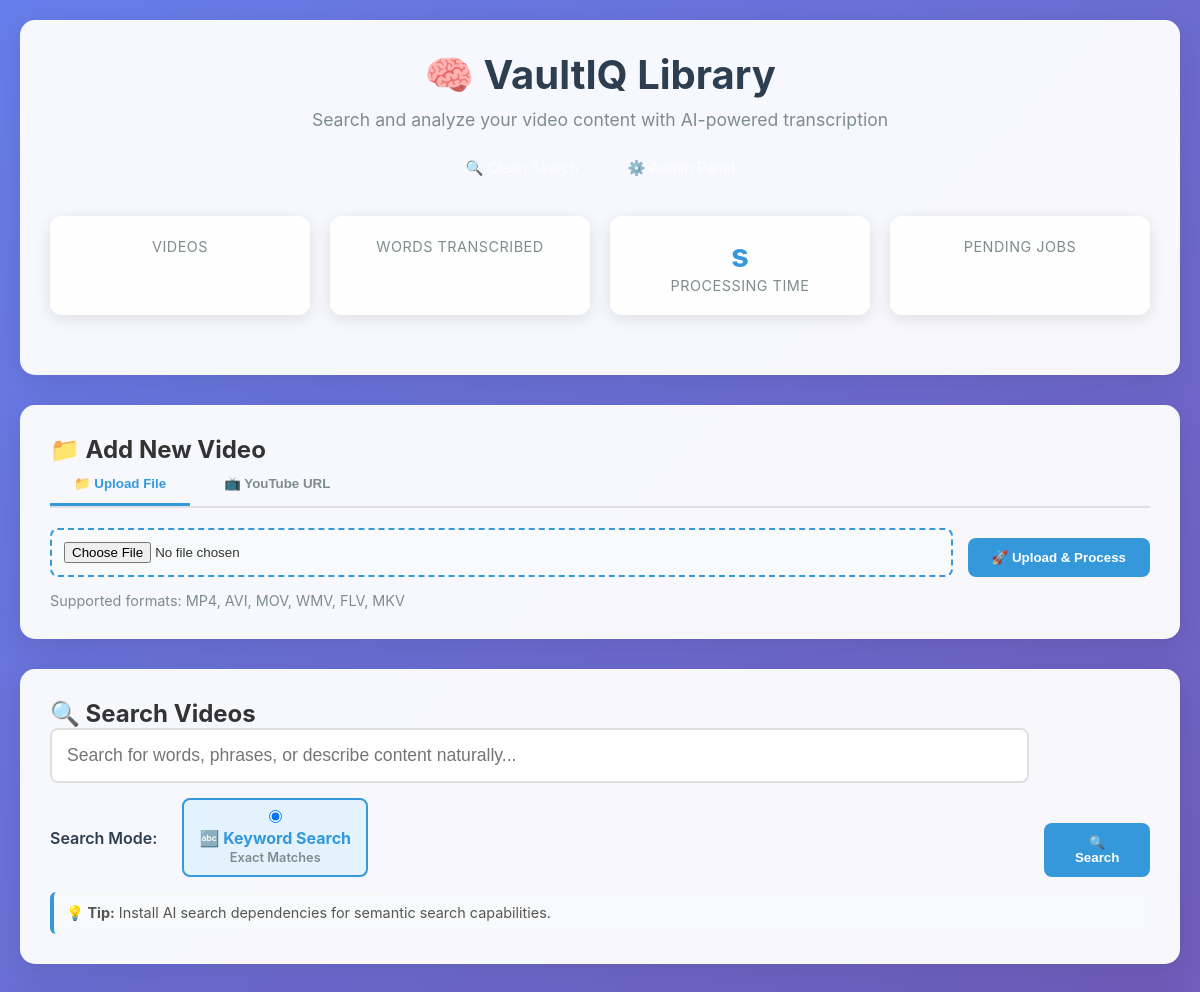
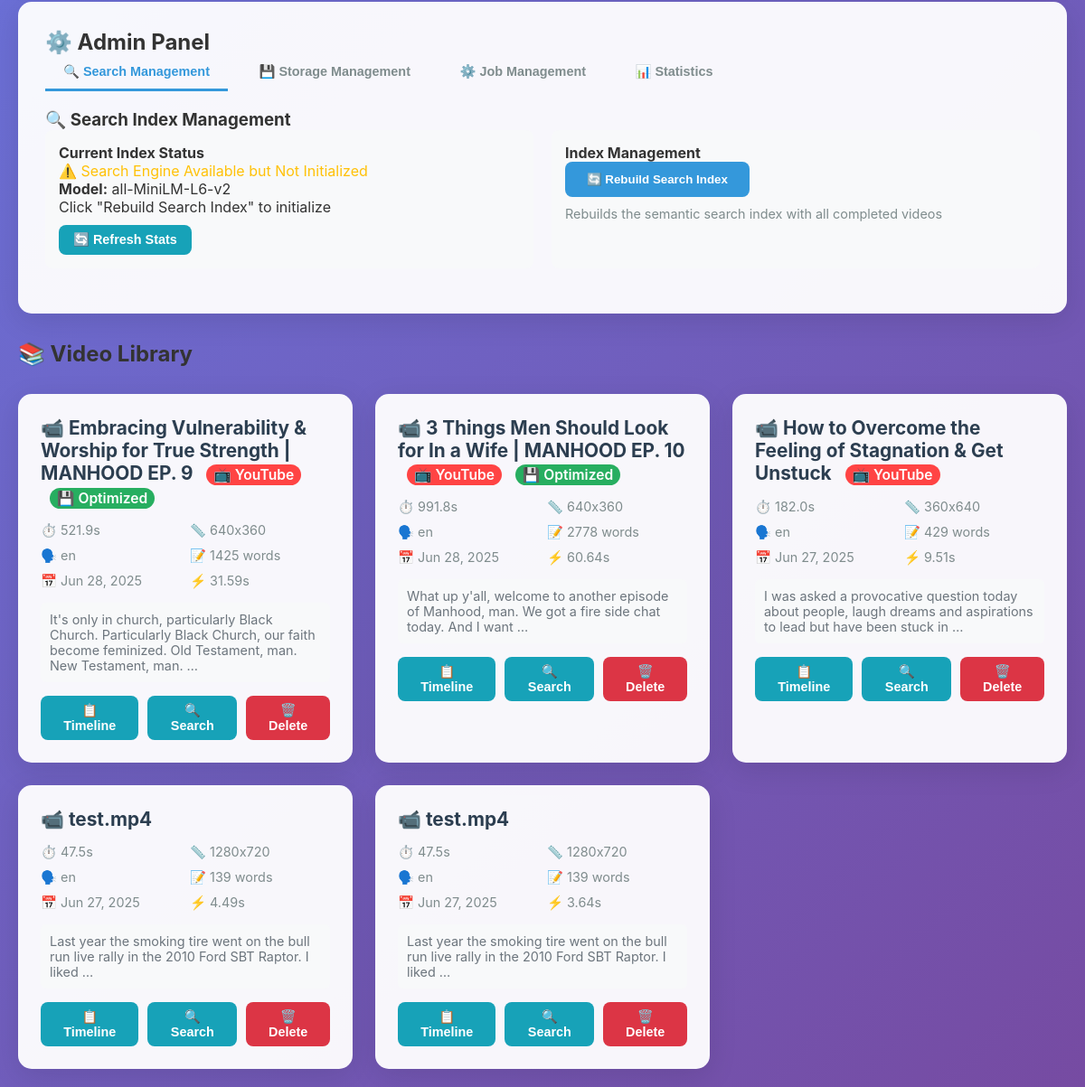
The app's page /library/ (signed in) with its own data (2 pictures, top to bottom).
### video_processor/models.py (models this page shows, shortened)
class VideoJob(models.Model):
    job_id = models.UUIDField(primary_key=True, default=uuid.uuid4, editable=False)
    user = models.ForeignKey(User, on_delete=models.CASCADE, default=1)
    video_path = models.CharField(max_length=500, help_text="Path to the video file")
    video_name = models.CharField(max_length=255, help_text="Original video filename")
    youtube_url = models.URLField(null=True, blank=True, help_text="Original YouTube URL if this was a YouTube video")
    file_size_bytes = models.BigIntegerField(null=True, blank=True)
    status = models.CharField(
        max_length=20,
        choices=JobStatus.choices,
        default=JobStatus.PENDING
    )
    created_at = models.DateTimeField(auto_now_add=True)
    updated_at = models.DateTimeField(auto_now=True)
    started_at = models.DateTimeField(null=True, blank=True)
    completed_at = models.DateTimeField(null=True, blank=True)
    processing_time = models.FloatField(null=True, blank=True, help_text="Processing time in seconds")
    error_message = models.TextField(null=True, blank=True)
    metadata = models.JSONField(null=True, blank=True, help_text="Video metadata")
    transcription = models.JSONField(null=True, blank=True, help_text="Transcription results")
    processing_errors = models.JSONField(default=list, blank=True)
    title = models.CharField(max_length=200, blank=True)
    transcript = models.TextField(blank=True)
    class Meta:
        ordering = ['-created_at']
        indexes = [
            models.Index(fields=['user', 'status']),
            models.Index(fields=['user', 'created_at']),
        ]
    @property
    def duration_seconds(self):
        if self.metadata and 'duration_seconds' in self.metadata:
            return self.metadata['duration_seconds']
        return 0
    @property
    def resolution(self):
        if self.metadata:
            width = self.metadata.get('width_pixels', 0)
            height = self.metadata.get('height_pixels', 0)
            return f"{width}x{height}"
        return "Unknown"
    @property
    def transcription_text(self):
        if self.transcription and 'text' in self.transcription:
            return self.transcription['text']
        return ""
    @property
    def word_count(self):
        if self.transcription and 'word_count' in self.transcription:
            return self.transcription['word_count']
        return 0
    @property
    def language(self):
        if self.transcription and 'language' in self.transcription:
            return self.transcription['language']
        return "unknown"
    def is_youtube_video(self):
        if self.youtube_url:
            return True
        video_path = str(self.video_path).lower()
        youtube_patterns = [
            'youtube',
            'youtu.be',
            'yt_dlp',
        ]
        for pattern in youtube_patterns:
            if pattern in video_path:
                return True
        import re
        filename = Path(self.video_path).name
        youtube_id_pattern = r'[a-zA-Z0-9_-]{11}'
        if re.search(youtube_id_pattern, filename):
            if any(pattern in filename.lower() for pattern in ['[', ']', '_', 'youtube']):
                return True
        return False

### video_processor/views.py (the view)
# urls.py: path('library/', views.VideoLibraryView.as_view(), name='library'),
@method_decorator(login_required, name='dispatch')
class VideoLibraryView(LoginRequiredMixin, ListView):
    model = VideoJob
    template_name = 'video_processor/library.html'
    context_object_name = 'videos'
    login_url = reverse_lazy('login')
    def get_queryset(self):
        return VideoJob.objects.filter(user=self.request.user)
    def get_context_data(self, **kwargs):
        context = super().get_context_data(**kwargs)
        user_videos = self.get_queryset()
        context.update({
            'video_count': user_videos.count(),
            'completed_count': user_videos.filter(status='completed').count(),
            'processing_count': user_videos.filter(status='processing').count(),
            'failed_count': user_videos.filter(status='failed').count(),
        })
        return context

### video_processor/templates/video_processor/library.html (shortened to what this page needs)
<!DOCTYPE html>
<html lang="en">
<head>
    {% load static %}
</head>
<body>
    <div class="container">
        <div class="header">
            <h1>🧠 VaultIQ Library</h1>
            <p>Search and analyze your video content with AI-powered transcription</p>
            <div style="margin: 20px 0; display: flex; justify-content: center; gap: 15px; flex-wrap: wrap;">
                <a href="/" style="color: rgba(255,255,255,0.9); text-decoration: none; font-size: 0.9rem; padding: 8px 16px; border: 1px solid rgba(255,255,255,0.3); border-radius: 20px; transition: all 0.3s ease; background: rgba(255,255,255,0.1);" onmouseover="this.style.background='rgba(255,255,255,0.2)'" onmouseout="this.style.background='rgba(255,255,255,0.1)'">🔍 Clean Search</a>
                <a href="/admin/" style="color: rgba(255,255,255,0.9); text-decoration: none; font-size: 0.9rem; padding: 8px 16px; border: 1px solid rgba(255,255,255,0.3); border-radius: 20px; transition: all 0.3s ease; background: rgba(255,255,255,0.1);" onmouseover="this.style.background='rgba(255,255,255,0.2)'" onmouseout="this.style.background='rgba(255,255,255,0.1)'">⚙️ Admin Panel</a>
            </div>
            <div class="stats">
                <div class="stat-card">
                    <span class="stat-label">Videos</span>
                </div>
                <div class="stat-card">
                    <span class="stat-label">Words Transcribed</span>
                </div>
                <div class="stat-card">
                    <span class="stat-number">{{ stats.total_processing_time|floatformat:1 }}s</span>
                    <span class="stat-label">Processing Time</span>
                </div>
                <div class="stat-card">
                    <span class="stat-label">Pending Jobs</span>
                </div>
            </div>
        </div>
        <div class="upload-section">
            <h2>📁 Add New Video</h2>
            <div style="display: flex; margin-bottom: 20px; border-bottom: 2px solid #e0e0e0;">
                <button id="fileTab" class="tab-button active" onclick="showTab('file')">
                    📁 Upload File
                </button>
                <button id="youtubeTab" class="tab-button" onclick="showTab('youtube')">
                    📺 YouTube URL
                </button>
            </div>
            <div id="fileUpload" class="tab-content active">
                <form method="post" action="{% url 'upload_video' %}" enctype="multipart/form-data" class="upload-form">
                    <div class="file-input-wrapper">
                        <input type="file" name="video" accept="video/*" class="file-input"
                               placeholder="Choose video file...">
                    </div>
                    <button type="submit" class="btn btn-primary">
                        🚀 Upload & Process
                    </button>
                </form>
                <p style="margin-top: 15px; color: #7f8c8d; font-size: 0.9em;">
                    Supported formats: MP4, AVI, MOV, WMV, FLV, MKV
                </p>
            </div>
        </div>
        <div class="search-section">
            <h2>🔍 Search Videos</h2>
            <form method="post" action="{% url 'search_videos' %}" class="search-form">
                <div class="search-controls">
                    <input type="text" name="query" placeholder="Search for words, phrases, or describe content naturally..." class="search-input" value="{{ query|default:'' }}">
                    <div class="search-mode-controls">
                        <label>Search Mode:</label>
                        <div class="radio-group">
                            <label class="radio-option">
                                <input type="radio" name="search_mode" value="keyword" {% if search_mode == 'keyword' or not semantic_available %}checked{% endif %}>
                                <span>🔤 Keyword Search</span>
                                <small>Exact Matches</small>
                            </label>
                        </div>
                    </div>
                </div>
                <button type="submit" class="btn btn-primary">
                    {% if semantic_available %}
                        🚀 Search
                    {% else %}
                        🔍 Search
                    {% endif %}
                </button>
            </form>
            {% if semantic_available %}
                <div class="search-help">
                    <strong>🧠 AI Search Examples:</strong>
                    "videos about relationships", "cooking techniques", "financial advice", "funny moments"
                </div>
            {% else %}
                <div class="search-help">
                    <strong>💡 Tip:</strong> Install AI search dependencies for semantic search capabilities.
                </div>
            {% endif %}
        </div>
        <div class="admin-section" style="background: rgba(255, 255, 255, 0.95); border-radius: 15px; padding: 30px; margin-bottom: 30px; box-shadow: 0 8px 32px rgba(0, 0, 0, 0.1);">
            <h2>⚙️ Admin Panel</h2>
            <div style="margin-bottom: 20px;">
                <button class="tab-button admin-tab-button active" onclick="showAdminTab('search-management')">
                    🔍 Search Management
                </button>
                <button class="tab-button admin-tab-button" onclick="showAdminTab('storage-management')">
                    💾 Storage Management
                </button>
                <button class="tab-button admin-tab-button" onclick="showAdminTab('job-management')">
                    ⚙️ Job Management
                </button>
                <button class="tab-button admin-tab-button" onclick="showAdminTab('statistics')">
                    📊 Statistics
                </button>
            </div>
            <div id="admin-search-management" class="admin-tab-content active">
                <h3>🔍 Search Index Management</h3>
                <div style="display: grid; grid-template-columns: 1fr 1fr; gap: 20px; margin-bottom: 20px;">
                    <div style="padding: 15px; background: #f8f9fa; border-radius: 8px;">
                        <h4>Current Index Status</h4>
                        <div id="search-stats-display">Loading...</div>
                        <button class="btn btn-info btn-small" onclick="refreshSearchStats()" style="margin-top: 10px;">
                            🔄 Refresh Stats
                        </button>
                    </div>
                    <div style="padding: 15px; background: #f8f9fa; border-radius: 8px;">
                        <h4>Index Management</h4>
                        <button class="btn btn-primary" onclick="rebuildSearchIndex()" style="margin-bottom: 10px;">
                            🔄 Rebuild Search Index
                        </button>
                        <p style="color: #7f8c8d; font-size: 0.9em; margin: 0;">
                            Rebuilds the semantic search index with all completed videos
                        </p>
                    </div>
                </div>
            </div>
        </div>
        <div class="video-library">
            <h2>📚 Video Library</h2>
            {% if videos %}
                <div class="video-grid">
                    {% for video in videos %}
                        <div class="video-card">
                            <div class="video-title">
                                📹 {{ video.video_name }}
                                {% if video.is_youtube_video %}
                                    <span class="youtube-badge">📺 YouTube</span>
                                {% endif %}
                                {% if "[CLEANED_UP]" in video.video_path %}
                                    <span class="storage-badge">💾 Optimized</span>
                                {% endif %}
                            </div>
                            <div class="video-meta">
                                <span>⏱️ {{ video.duration_seconds|floatformat:1 }}s</span>
                                <span>📏 {{ video.resolution }}</span>
                                <span>🗣️ {{ video.language|default:"unknown" }}</span>
                                <span>📝 {{ video.word_count }} words</span>
                                <span>📅 {{ video.created_at|date:"M d, Y" }}</span>
                                <span>⚡ {{ video.processing_time|floatformat:2 }}s</span>
                            </div>
                            {% if video.transcription_text %}
                                <div style="margin: 15px 0; padding: 10px; background: #f8f9fa; border-radius: 6px; font-size: 0.9em; color: #6c757d;">
                                    {{ video.transcription_text|truncatewords:20 }}
                                </div>
                            {% endif %}
                            <div class="video-actions">
                                <button class="btn btn-info btn-small" onclick="showVideoTimeline('{{ video.job_id }}', '{{ video.video_name|escapejs }}')">
                                    📋 Timeline
                                </button>
                                <button class="btn btn-info btn-small" onclick="searchInVideo('{{ video.job_id }}')">
                                    🔍 Search
                                </button>
                                <form method="post" action="{% url 'delete_video' video.job_id %}" style="display: inline;" onsubmit="return confirm('Are you sure you want to delete this video?')">
                                    <button type="submit" class="btn btn-danger btn-small">
                                        🗑️ Delete
                                    </button>
                                </form>
                            </div>
                        </div>
                    {% endfor %}
                </div>
            {% else %}
                <div style="text-align: center; padding: 60px 20px; color: #7f8c8d;">
                    <div style="font-size: 4em; margin-bottom: 20px;">📹</div>
                    <h3>No videos yet</h3>
                    <p>Upload your first video to get started!</p>
                </div>
            {% endif %}
        </div>
    </div>
</body>
</html>

### records on screen
VideoJob: video_name "Embracing Vulnerability & Worship for True Strength | MANHOOD EP. 9", shows "📺 YouTube", shows "💾 Optimized", duration_seconds "521.9", resolution "640x360", language "en", word_count "1425", created_at "Jun 28, 2025", processing_time "31.59", transcription_text "It's only in church, particularly Black Church. Particularly Black Church, our faith become feminized. Old Testament, man. New Testament, man. …"
VideoJob: video_name "3 Things Men Should Look for In a Wife | MANHOOD EP. 10", shows "📺 YouTube", shows "💾 Optimized", duration_seconds "991.8", resolution "640x360", language "en", word_count "2778", created_at "Jun 28, 2025", processing_time "60.64", transcription_text "What up y'all, welcome to another episode of Manhood, man. We got a fire side chat today. And I want …"
VideoJob: video_name "How to Overcome the Feeling of Stagnation & Get Unstuck", shows "📺 YouTube", duration_seconds "182.0", resolution "360x640", language "en", word_count "429", created_at "Jun 27, 2025", processing_time "9.51", transcription_text "I was asked a provocative question today about people, laugh dreams and aspirations to lead but have been stuck in …"
VideoJob: video_name "test.mp4", duration_seconds "47.5", resolution "1280x720", language "en", word_count "139", created_at "Jun 27, 2025", processing_time "4.49", transcription_text "Last year the smoking tire went on the bull run live rally in the 2010 Ford SBT Raptor. I liked …"
VideoJob: video_name "test.mp4", duration_seconds "47.5", resolution "1280x720", language "en", word_count "139", created_at "Jun 27, 2025", processing_time "3.64", transcription_text "Last year the smoking tire went on the bull run live rally in the 2010 Ford SBT Raptor. I liked …"
